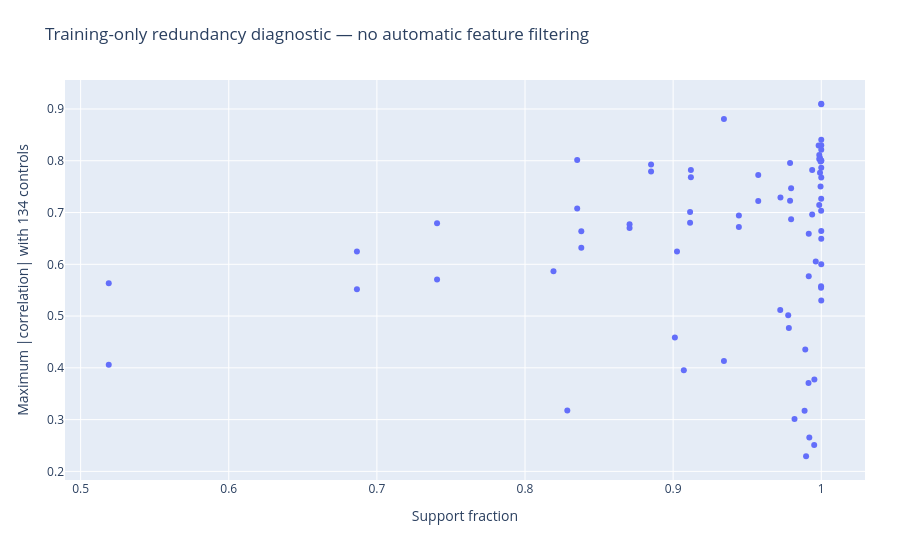

Notebook code for this chart:
### Markdown cell above
## Training-only redundancy

### Code cell
view.show_chart(7)

### Figure 1 — Plotly figure (JSON) as saved in the notebook; plotly's stock layout.template omitted (floating-point values rounded to 4 significant figures)
{"data": [{"hovertemplate": "%{text}<br>Support=%{x:.3f}<br>Max correlation=%{y:.3f}<extra></extra>", "mode": "markers", "text": ["asof_clicks_h1_log_count", "asof_clicks_h1_candidate_percentile", "asof_clicks_h1_candidate_mass_share", "asof_clicks_h6_log_count", "asof_clicks_h6_candidate_percentile", "asof_clicks_h6_candidate_mass_share", "asof_clicks_h24_log_count", "asof_clicks_h24_candidate_percentile", "asof_clicks_h24_candidate_mass_share", "asof_clicks_h72_log_count", "asof_clicks_h72_candidate_percentile", "asof_clicks_h72_candidate_mass_share", "asof_clicks_h168_log_count", "asof_clicks_h168_candidate_percentile", "asof_clicks_h168_candidate_mass_share", "asof_clicks_last_seen", "asof_clicks_last_age_log_hours", "asof_clicks_trend_h1_h24", "asof_clicks_percentile_delta_h1_h24", "asof_clicks_trend_h6_h24", "asof_clicks_percentile_delta_h6_h24", "asof_clicks_trend_h24_h168", "asof_clicks_percentile_delta_h24_h168", "asof_carts_h1_log_count", "asof_carts_h1_candidate_percentile", "asof_carts_h1_candidate_mass_share", "asof_carts_h6_log_count", "asof_carts_h6_candidate_percentile", "asof_carts_h6_candidate_mass_share", "asof_carts_h24_log_count", "asof_carts_h24_candidate_percentile", "asof_carts_h24_candidate_mass_share", "asof_carts_h72_log_count", "asof_carts_h72_candidate_percentile", "asof_carts_h72_candidate_mass_share", "asof_carts_h168_log_count", "asof_carts_h168_candidate_percentile", "asof_carts_h168_candidate_mass_share", "asof_carts_last_seen", "asof_carts_last_age_log_hours", "asof_carts_trend_h1_h24", "asof_carts_percentile_delta_h1_h24", "asof_carts_trend_h6_h24", "asof_carts_percentile_delta_h6_h24", "asof_carts_trend_h24_h168", "asof_carts_percentile_delta_h24_h168", "asof_orders_h1_log_count", "asof_orders_h1_candidate_percentile", "asof_orders_h1_candidate_mass_share", "asof_orders_h6_log_count", "asof_orders_h6_candidate_percentile", "asof_orders_h6_candidate_mass_share", "asof_orders_h24_log_count", "asof_orders_h24_candidate_percentile", "asof_orders_h24_candidate_mass_share", "asof_orders_h72_log_count", "asof_orders_h72_candidate_percentile", "asof_orders_h72_candidate_mass_share", "asof_orders_h168_log_count", "asof_orders_h168_candidate_percentile", "asof_orders_h168_candidate_mass_share", "asof_orders_last_seen", "asof_orders_last_age_log_hours", "asof_orders_trend_h1_h24", "asof_orders_percentile_delta_h1_h24", "asof_orders_trend_h6_h24", "asof_orders_percentile_delta_h6_h24", "asof_orders_trend_h24_h168", "asof_orders_percentile_delta_h24_h168", "asof_action_mix_clicks_h24", "asof_action_mix_carts_h24", "asof_action_mix_orders_h24", "asof_action_mix_clicks_h168", "asof_action_mix_carts_h168", "asof_action_mix_orders_h168"], "type": "scatter", "x": [0.8706, 1.0, 0.8706, 0.9444, 0.9995, 0.9444, 0.9796, 0.9992, 0.9796, 0.9939, 0.9987, 0.9939, 0.9986, 0.9982, 0.9986, 0.9999, 0.9999, 0.9777, 0.9898, 0.9725, 0.982, 0.9963, 0.9781, 0.6865, 1, 0.6865, 0.838, 1, 0.838, 0.9114, 0.9999, 0.9114, 0.9575, 0.9995, 0.9575, 0.9789, 0.9992, 0.9789, 0.9916, 0.9916, 0.9072, 0.9952, 0.9026, 0.9888, 0.9723, 0.9892, 0.519, 1, 0.519, 0.7406, 1, 0.7406, 0.8352, 1, 0.8352, 0.8851, 1, 0.8851, 0.912, 1, 0.912, 0.9343, 0.9343, 0.8286, 0.9954, 0.8192, 0.992, 0.9012, 0.9914, 1, 1, 1, 1, 1, 1], "y": [0.6776, 0.7266, 0.6703, 0.6721, 0.7504, 0.6945, 0.6872, 0.777, 0.747, 0.6964, 0.8113, 0.7823, 0.7147, 0.8294, 0.8032, 0.5574, 0.5548, 0.5015, 0.2292, 0.7293, 0.301, 0.6053, 0.4771, 0.625, 0.6001, 0.5518, 0.6638, 0.6645, 0.6317, 0.701, 0.7033, 0.6801, 0.7222, 0.7985, 0.7724, 0.7226, 0.8052, 0.7958, 0.6591, 0.577, 0.3951, 0.251, 0.6247, 0.317, 0.5115, 0.4353, 0.5636, 0.5302, 0.4058, 0.6792, 0.6493, 0.5707, 0.8017, 0.7676, 0.708, 0.7928, 0.83, 0.7792, 0.768, 0.8212, 0.782, 0.8806, 0.4133, 0.3176, 0.3777, 0.5865, 0.2654, 0.4588, 0.3709, 0.8, 0.7865, 0.8007, 0.9101, 0.9094, 0.8405]}], "layout": {"margin": {"b": 80, "l": 65, "r": 35, "t": 80}, "title": {"text": "Training-only redundancy diagnostic — no automatic feature filtering"}, "xaxis": {"title": {"text": "Support fraction"}}, "yaxis": {"title": {"text": "Maximum |correlation| with 134 controls"}}}}
